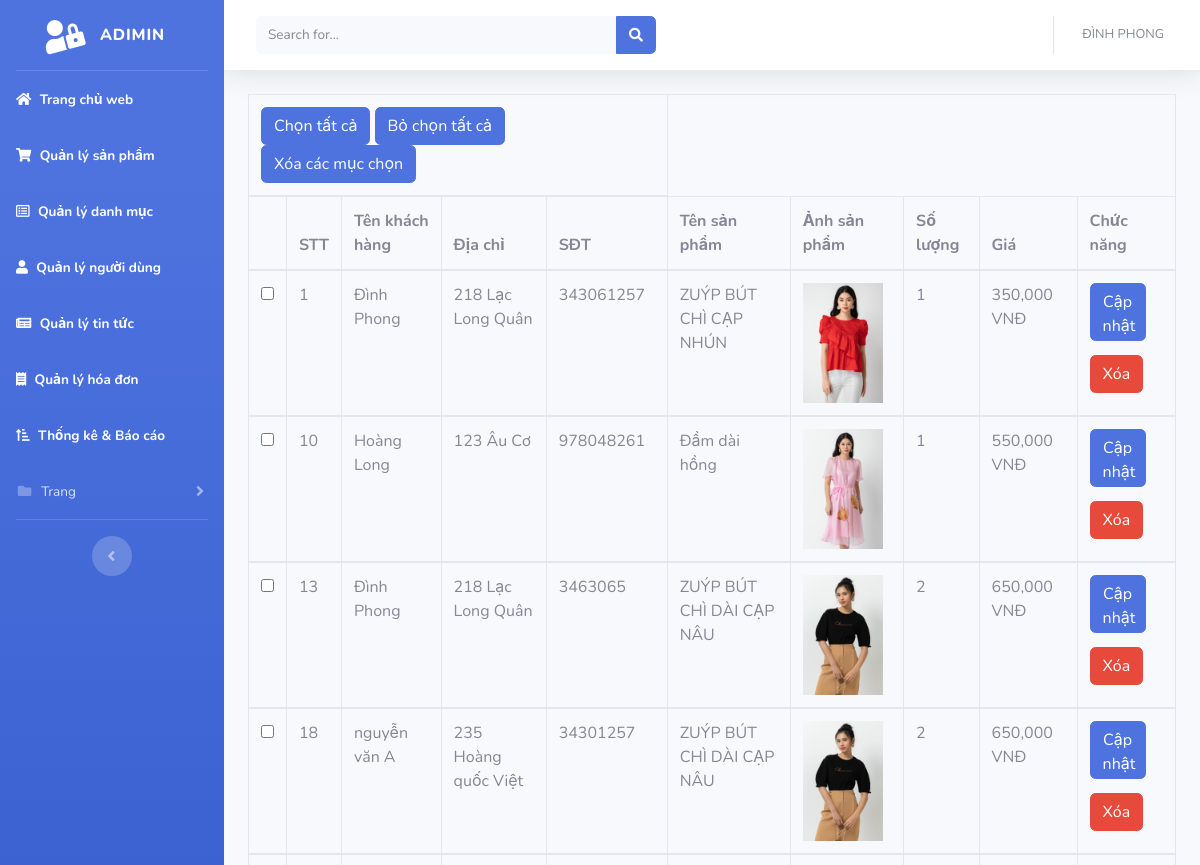
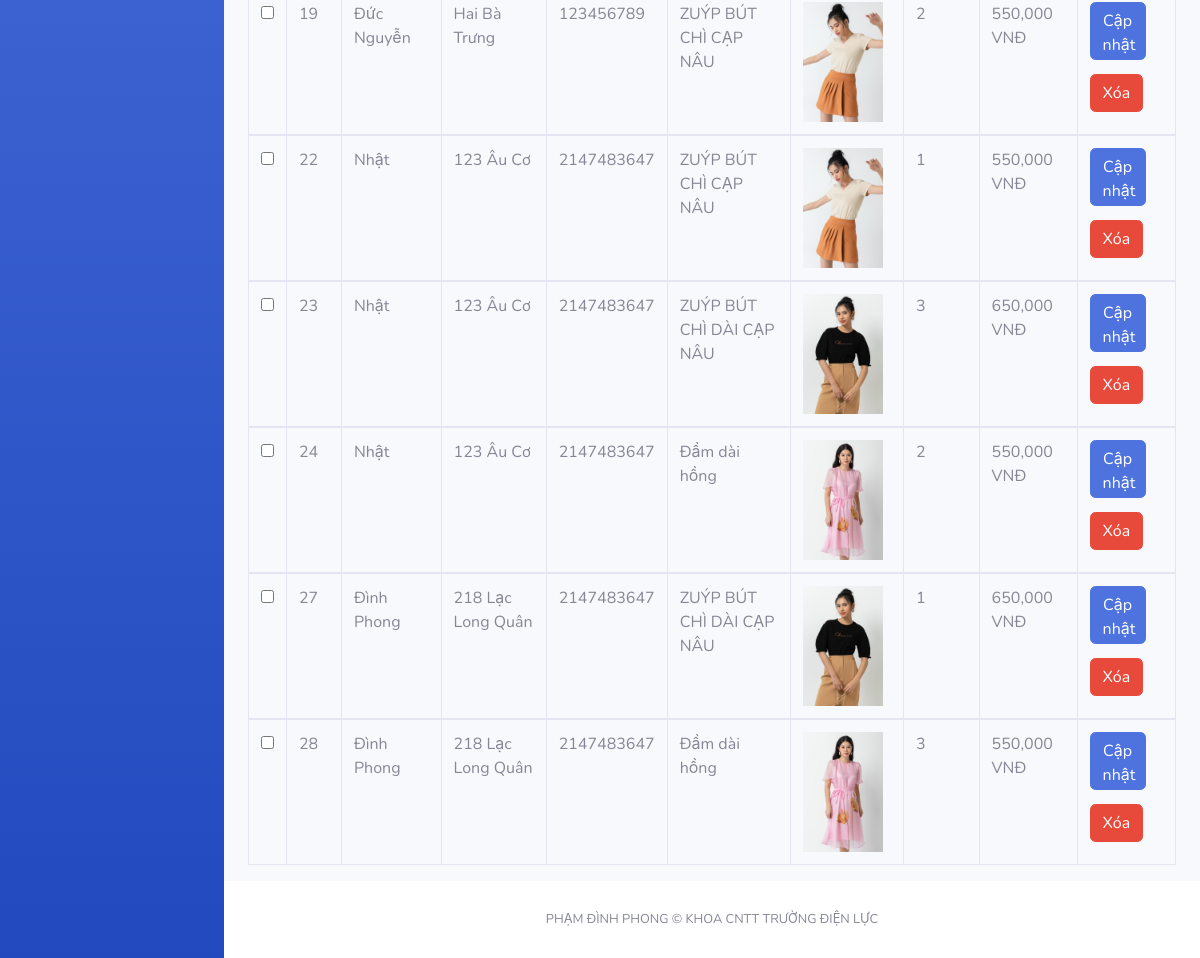
The app's page /admin/page/receipt/quanly.php with its own data (2 pictures, top to bottom).
### tables this page shows
CREATE TABLE `hoadon` (
  `id` int(11) NOT NULL,
  `user_id` int(11) NOT NULL,
  `product_name` varchar(255) NOT NULL,
  `name` varchar(255) NOT NULL,
  `quantity` int(11) NOT NULL,
  `images` varchar(255) NOT NULL,
  `price` int(11) NOT NULL,
  `address` varchar(255) NOT NULL,
  `sdt` int(11) NOT NULL
);

### admin/core/ketnoi.php (called while the page is built, shortened)
<?php
    $servername="localhost";
    $usernam="root";
    $password="";
    $database="webivymoda1";
    $conn= mysqli_connect($servername, $usernam, $password, $database);
    function showDataAll($sql){
        global $conn;
        $result = mysqli_query($conn , $sql);
        $data_list =[];
        while($row = mysqli_fetch_array($result ,1)){
            $data_list[] = $row;
        };
        return $data_list;
    };
?>

### admin/page/receipt/quanly.php (the view, shortened to what this page needs)
<?php  require "../.././core/ketnoi.php";
$sql = "SELECT * FROM `hoadon`";
$result = showDataAll($sql);
?>
<?php require "../.././layout/header.php";?>
<div class="container">
    <div class="row">
        <div class="col-md-12">
            <form action="del_hd.php" method="post">
                <table class="table table-bordered table-hover">
                    <thead>
                        <tr>
                            <td colspan="5">
                                <button id="check-all" type="button" class="btn btn-primary">Chọn tất cả</button>
                                <button id="clear-all" type="button" class="btn btn-primary">Bỏ chọn tất cả</button>
                                <button id="btn-delete" type="submit" name="btn_delete"
                                    onclick="return confirm('Ban có muốn xóa hay không ?')" class="btn btn-primary">Xóa
                                    các mục chọn</button>
                            </td>
                        </tr>
                        <tr>
                            <th></th>
                            <th>STT</th>
                            <th>Tên khách hàng</th>
                            <th>Địa chỉ</th>
                            <th>SĐT</th>
                            <th>Tên sản phẩm</th>
                            <th>Ảnh sản phẩm</th>
                            <th>Số lượng</th>
                            <th>Giá</th>
                            <th>Chức năng</th>
                        </tr>
                    </thead>
                    <tbody>
                        <?php foreach($result as $hoadon): ?>
                        <tr>
                            <th><input type="checkbox" name="id[]" value="<?= $hoadon["id"] ?>"></th>
                            <td><?= $hoadon["id"] ?></td>
                            <td><?= $hoadon["name"] ?> </td>
                            <td><?= $hoadon["address"] ?> </td>
                            <td><?= $hoadon["sdt"] ?> </td>
                            <td><?= $hoadon["product_name"] ?> </td>
                            <td>
                                <img src="../.././images/products/<?= $hoadon["images"] ?>" alt="" style="width:80px">
                            </td>
                            <td><?= $hoadon["quantity"] ?> </td>
                            <td><?php  echo  number_format($hoadon["price"], 0, '', ',');?> VNĐ</td>
                            <td>
                                <a href="edit_hd.php?id=<?= $hoadon["id"] ?>"  style="width: 56px; height: 58px; margin-bottom: 14px" class="btn btn-primary">Cập nhật</a>
                                <a href="del_hd.php?id=<?= $hoadon["id"] ?>" class="btn btn-danger">Xóa</a>
                            </td>
                        </tr>
                    </tbody>
                    <?php endforeach ?>
                </table>
        </div>
    </div>
</div>
<?php require "../.././layout/footer.php";?>

### records on screen
hoadon: id "1", name "Đình Phong", address "218 Lạc Long Quân", sdt "343061257", product_name "ZUÝP BÚT CHÌ CẠP NHÚN", images (picture), quantity "1", price "350,000"
hoadon: id "10", name "Hoàng Long", address "123 Âu Cơ", sdt "978048261", product_name "Đầm dài hồng", images (picture), quantity "1", price "550,000"
hoadon: id "13", name "Đình Phong", address "218 Lạc Long Quân", sdt "3463065", product_name "ZUÝP BÚT CHÌ DÀI CẠP NÂU", images (picture), quantity "2", price "650,000"
hoadon: id "18", name "nguyễn văn A", address "235 Hoàng quốc Việt", sdt "34301257", product_name "ZUÝP BÚT CHÌ DÀI CẠP NÂU", images (picture), quantity "2", price "650,000"
hoadon: id "19", name "Đức Nguyễn", address "Hai Bà Trưng", sdt "123456789", product_name "ZUÝP BÚT CHÌ CẠP NÂU", images (picture), quantity "2", price "550,000"
hoadon: id "22", name "Nhật", address "123 Âu Cơ", sdt "2147483647", product_name "ZUÝP BÚT CHÌ CẠP NÂU", images (picture), quantity "1", price "550,000"
hoadon: id "23", name "Nhật", address "123 Âu Cơ", sdt "2147483647", product_name "ZUÝP BÚT CHÌ DÀI CẠP NÂU", images (picture), quantity "3", price "650,000"
hoadon: id "24", name "Nhật", address "123 Âu Cơ", sdt "2147483647", product_name "Đầm dài hồng", images (picture), quantity "2", price "550,000"
hoadon: id "27", name "Đình Phong", address "218 Lạc Long Quân", sdt "2147483647", product_name "ZUÝP BÚT CHÌ DÀI CẠP NÂU", images (picture), quantity "1", price "650,000"
hoadon: id "28", name "Đình Phong", address "218 Lạc Long Quân", sdt "2147483647", product_name "Đầm dài hồng", images (picture), quantity "3", price "550,000"
